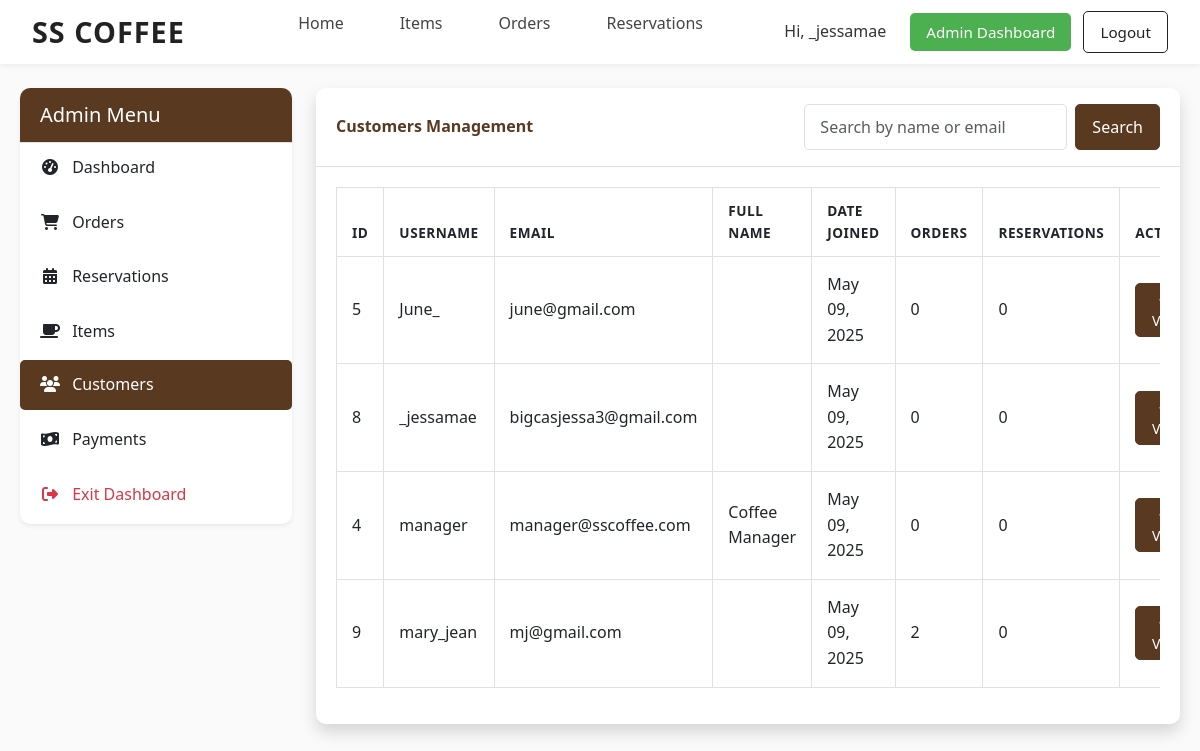
The app's page /admin-dashboard/customers/ (signed in) with its own data.
### core/models.py (models this page shows)
class CustomUser(AbstractUser):
    pass

### core/views.py (the view)
# urls.py: path('admin-dashboard/customers/', views.admin_customers, name='admin_customers'),
@user_passes_test(is_admin)
def admin_customers(request):
    search = request.GET.get('search', '')
    if search:
        customers = CustomUser.objects.filter(
            Q(username__icontains=search) |
            Q(email__icontains=search) |
            Q(first_name__icontains=search) |
            Q(last_name__icontains=search)
        ).order_by('username')
    else:
        customers = CustomUser.objects.all().order_by('username')
    paginator = Paginator(customers, 10)  # Show 10 customers per page
    page = request.GET.get('page', 1)
    customers = paginator.get_page(page)
    return render(request, 'admin/customers.html', {'customers': customers, 'search': search})

### core/views.py (called while the page is built)
def is_admin(user):
    return user.is_authenticated and (user.is_staff or user.is_superuser)

### core/templates/admin/customers.html (shortened to what this page needs)
{% extends 'base.html' %}
{% load static %}
{% block extra_css %}
<link rel="stylesheet" href="{% static 'css/admin/dashboard.css' %}">
{% endblock %}
{% block content %}
<div class="container-fluid mt-4">
    <div class="row">
        <div class="col-md-3">
            <div class="card shadow-sm mb-4">
                <div class="card-header bg-dark text-white">
                    <h5 class="mb-0">Admin Menu</h5>
                </div>
                <div class="list-group list-group-flush">
                    <a href="{% url 'admin_dashboard' %}" class="list-group-item list-group-item-action">
                        <i class="fas fa-tachometer-alt me-2"></i> Dashboard
                    </a>
                    <a href="{% url 'admin_orders' %}" class="list-group-item list-group-item-action">
                        <i class="fas fa-shopping-cart me-2"></i> Orders
                    </a>
                    <a href="{% url 'admin_reservations' %}" class="list-group-item list-group-item-action">
                        <i class="fas fa-calendar-alt me-2"></i> Reservations
                    </a>
                    <a href="{% url 'admin_items' %}" class="list-group-item list-group-item-action">
                        <i class="fas fa-coffee me-2"></i> Items
                    </a>
                    <a href="{% url 'admin_customers' %}" class="list-group-item list-group-item-action active">
                        <i class="fas fa-users me-2"></i> Customers
                    </a>
                    <a href="{% url 'admin_payments' %}" class="list-group-item list-group-item-action">
                        <i class="fas fa-money-bill-wave me-2"></i> Payments
                    </a>
                    <a href="{% url 'home' %}" class="list-group-item list-group-item-action text-danger">
                        <i class="fas fa-sign-out-alt me-2"></i> Exit Dashboard
                    </a>
                </div>
            </div>
        </div>
        <div class="col-md-9">
            <div class="card shadow mb-4">
                <div class="card-header py-3 d-flex flex-row align-items-center justify-content-between">
                    <h6 class="m-0 font-weight-bold text-primary">Customers Management</h6>
                    <div>
                        <form class="d-flex" method="get">
                            <input type="text" name="search" class="form-control me-2" placeholder="Search by name or email" value="{{ search }}">
                            <button type="submit" class="btn btn-primary">Search</button>
                        </form>
                    </div>
                </div>
                <div class="card-body">
                    <div class="table-responsive">
                        <table class="table table-bordered" id="dataTable" width="100%" cellspacing="0">
                            <thead>
                                <tr>
                                    <th>ID</th>
                                    <th>Username</th>
                                    <th>Email</th>
                                    <th>Full Name</th>
                                    <th>Date Joined</th>
                                    <th>Orders</th>
                                    <th>Reservations</th>
                                    <th>Actions</th>
                                </tr>
                            </thead>
                            <tbody>
                                {% for customer in customers %}
                                <tr>
                                    <td>{{ customer.id }}</td>
                                    <td>{{ customer.username }}</td>
                                    <td>{{ customer.email }}</td>
                                    <td>{{ customer.get_full_name }}</td>
                                    <td>{{ customer.date_joined|date:"M d, Y" }}</td>
                                    <td>{{ customer.orders.count }}</td>
                                    <td>{{ customer.reservation_set.count }}</td>
                                    <td>
                                        <div class="btn-group">
                                            <a href="{% url 'admin_customer_detail' customer.id %}" class="btn btn-sm btn-primary">
                                                 View
                                            </a>
                                        </div>
                                    </td>
                                </tr>
                                {% empty %}
                                <tr>
                                    <td colspan="8" class="text-center">No customers found</td>
                                </tr>
                                {% endfor %}
                            </tbody>
                        </table>
                    </div>
                </div>
            </div>
        </div>
    </div>
</div>
{% endblock %}

### core/templates/navbar.html (shortened to what this page needs)
{% load static %}
<nav class="navbar">
  <div class="logo"><a href="{% url 'home' %}">SS Coffee</a></div>
  <ul class="nav-links">
    <li><a href="{% url 'home' %}">Home</a></li>
    <li><a href="{% url 'items' %}">Items</a></li>
    <li><a href="{% url 'orders' %}">Orders</a></li>
    <li><a href="{% url 'reservations' %}">Reservations</a></li>
  </ul>
  <div class="auth-buttons">
    {% if request.user.is_authenticated %}
      <span class="welcome">Hi, {{ request.user.username }}</span>
      {% if request.user.is_staff or request.user.is_superuser %}
        <a href="{% url 'admin_dashboard' %}" class="btn" style="background-color: #4CAF50; color: white; border: none;">Admin Dashboard</a>
      {% endif %}
      <a href="{% url 'logout' %}" class="logout-btn">Logout</a>
    {% else %}
      <button type="button" class="btn login-btn">Login</button>
      <button type="button" class="btn register-btn">Register</button>
    {% endif %}
  </div>
</nav>

### core/static/css/global.css (style rules this page uses)
:root { --primary-color: #5a3921; --primary-light: #8c6d4f; --primary-dark: #3e2816; --secondary-color: #4CAF50; --secondary-light: #80e27e; --secondary-dark: #087f23; --text-dark: #333333; --text-light: #ffffff; --background-light: #f8f9fa; --background-card: #ffffff; --border-color: #e0e0e0; --danger-color: #dc3545; --warning-color: #ffc107; --info-color: #17a2b8; }
body { font-family: 'Poppins', 'Segoe UI', Tahoma, Geneva, Verdana, sans-serif; background-color: var(--background-light); color: var(--text-dark); line-height: 1.6; margin: 0; padding: 0; }
a { color: var(--primary-color); text-decoration: none; transition: color 0.3s ease; }
.container, .container-fluid { padding: 0 20px; }
.text-primary { color: var(--primary-color) !important; }
.btn { padding: 8px 16px; border-radius: 5px; font-weight: 500; transition: all 0.3s ease; }
.btn-primary { background-color: var(--primary-color); border-color: var(--primary-color); color: var(--text-light); }
.form-control { padding: 10px 15px; border: 1px solid var(--border-color); border-radius: 5px; }

### core/static/css/admin/dashboard.css (style rules this page uses)
:root { --primary-color: #5a3921; --primary-light: #8c6d4f; --primary-dark: #3e2816; --secondary-color: #4CAF50; --secondary-light: #80e27e; --secondary-dark: #087f23; --text-dark: #333333; --text-light: #ffffff; --background-light: #f8f9fa; --background-card: #ffffff; --border-color: #e0e0e0; --danger-color: #dc3545; --warning-color: #ffc107; --info-color: #17a2b8; }
body { font-family: 'Segoe UI', Tahoma, Geneva, Verdana, sans-serif; background-color: var(--background-light); color: var(--text-dark); line-height: 1.6; }
.container-fluid { padding: 0 20px; }
.card { border: none; border-radius: 10px; box-shadow: 0 4px 6px rgba(0, 0, 0, 0.1); margin-bottom: 24px; background-color: var(--background-card); transition: transform 0.3s ease, box-shadow 0.3s ease; }
.card-header { border-bottom: 1px solid var(--border-color); padding: 15px 20px; font-weight: 600; background-color: var(--background-card); border-radius: 10px 10px 0 0 !important; }
.card-header.bg-dark { background-color: var(--primary-color) !important; color: var(--text-light); }
.card-body { padding: 20px; }
.list-group-item { border: none; padding: 12px 20px; margin-bottom: 5px; border-radius: 5px !important; transition: all 0.3s ease; }
.list-group-item.active { background-color: var(--primary-color); border-color: var(--primary-color); }
.list-group-item i { margin-right: 10px; width: 20px; text-align: center; }
.list-group-item.text-danger { color: var(--danger-color) !important; }
.text-primary { color: var(--primary-color) !important; }
.font-weight-bold { font-weight: 600 !important; }
.table { width: 100%; margin-bottom: 1rem; color: var(--text-dark); vertical-align: middle; }
.table th { padding: 12px 15px; border-top: none; border-bottom: 2px solid var(--border-color); font-weight: 600; text-transform: uppercase; font-size: 0.85rem; letter-spacing: 0.5px; }
.table td { padding: 15px; vertical-align: middle; border-top: 1px solid var(--border-color); }
.table-bordered { border: 1px solid var(--border-color); }
.table-bordered th, .table-bordered td { border: 1px solid var(--border-color); }
.table-responsive { overflow-x: auto; -webkit-overflow-scrolling: touch; }
.btn { padding: 8px 16px; border-radius: 5px; font-weight: 500; transition: all 0.3s ease; }
.btn-primary { background-color: var(--primary-color); border-color: var(--primary-color); }
.btn-sm { padding: 5px 10px; font-size: 0.875rem; }
.form-control { padding: 10px 15px; border: 1px solid var(--border-color); border-radius: 5px; height: auto; }

### records on screen
CustomUser: user.username "_jessamae", id "8", username "_jessamae", email "bigcasjessa3@gmail.com", date_joined "May 09, 2025", orders.count "0", reservation_set.count "0"
CustomUser: id "5", username "June_", email "june@gmail.com", date_joined "May 09, 2025", orders.count "0", reservation_set.count "0"
CustomUser: id "4", username "manager", email "manager@sscoffee.com", get_full_name "Coffee Manager", date_joined "May 09, 2025", orders.count "0", reservation_set.count "0"
CustomUser: id "9", username "mary_jean", email "mj@gmail.com", date_joined "May 09, 2025", orders.count "2", reservation_set.count "0"
